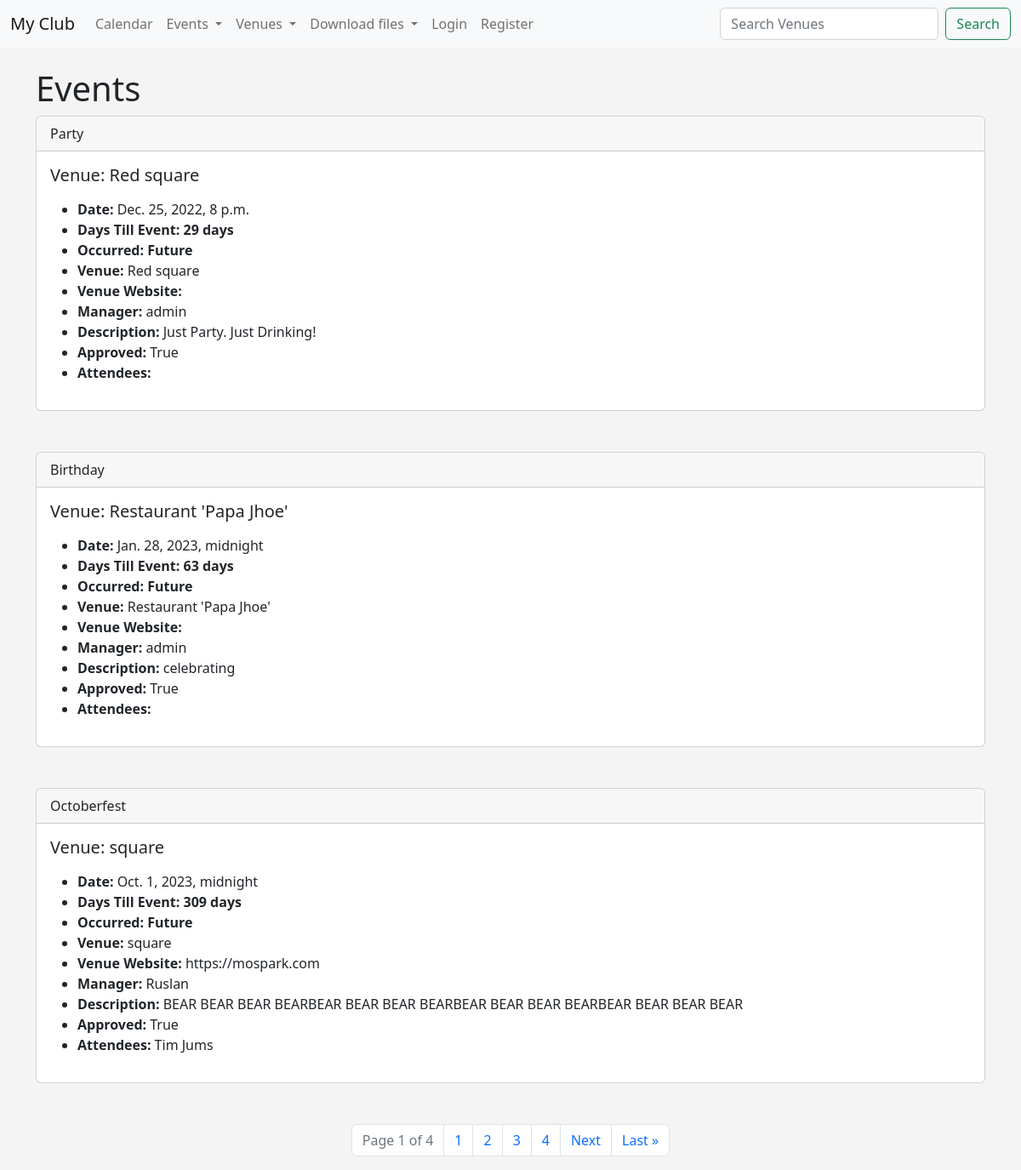
The app's page /events with its own data.
### events/models.py (models this page shows)
class Event(models.Model):
    name = models.CharField('Event Name', max_length=120)
    event_date = models.DateTimeField('Event Date')
    venue = models.ForeignKey(Venue, on_delete=models.CASCADE, blank=True, null=True)
    manager = models.ForeignKey(User, blank=True, null=True, on_delete=models.SET_NULL)
    description = models.TextField(blank=True)
    attendees = models.ManyToManyField(MyClubUser, blank=True)
    approved = models.BooleanField('Approved', default=False)
    def __str__(self):
        return self.name
    @property
    def Days_till(self):
        today = date.today()
        days_till = self.event_date.date() - today
        days_till_stripped = str(days_till).split(",", 1)[0]
        return days_till_stripped
    @property
    def is_past(self):
        today = date.today()
        if self.event_date.date() < today:
            thing = "Past"
        else:
            thing = "Future"
        return thing

class Venue(models.Model):
    name = models.CharField('Venue Name', max_length=120)
    address = models.CharField(max_length=300)
    zip_code = models.CharField('ZIp code', max_length=15)
    phone = models.CharField('Contact Phone', max_length=25, blank=True)
    web = models.URLField('Website Address', blank=True)
    email_address = models.EmailField('Email Address', blank=True)
    owner = models.IntegerField("Venue Owner", blank=False, default=1)
    venue_image = models.ImageField(null=True, blank=True, upload_to="images/")
    def __str__(self):
        return self.name

class MyClubUser(models.Model):
    first_name = models.CharField(max_length=30)
    last_name = models.CharField(max_length=30)
    email = models.EmailField('User Email')
    def __str__(self):
        return self.first_name + ' ' + self.last_name

### events/views.py (the view)
# urls.py: path('events', views.all_events, name="list-events"),
def all_events(request):
    event_list = Event.objects.all().order_by('-event_date')
    p = Paginator(Event.objects.all(), 3)
    page = request.GET.get('page')
    events = p.get_page(page)
    nums = "a" * events.paginator.num_pages
    return render(request, 'events/event_list.html', {'event_list': event_list, 'events': events, 'nums': nums})

### events/templates/events/event_list.html (shortened to what this page needs)
{% extends 'events/base.html' %}
{% block content %}
<h1>Events</h1>
  {% for event in events %}
    {% if event.approved %}
      <div class="card">
        <div class="card-header">
          {{ event }}
        </div>
          <div class="card-body">
            <h5 class="card-title">Venue: {{ event.venue }}</h5>
              <ul>
                <li><strong>Date: </strong> {{ event.event_date }}<br/></li>
                <li><strong>Days Till Event: {{ event.Days_till }}</strong></li>
                <li><strong>Occurred: {{ event.is_past }}</strong></li>
                <li><strong>Venue: </strong> {{event.venue }}<br/></li>
                <li><strong>Venue Website: </strong>{{event.venue.web }}<br/></li>
                <li><strong>Manager: </strong>{{event.manager }}<br/></li>
                <li><strong>Description: </strong> {{event.description }} <br/></li>
                <li><strong>Approved: </strong> {{ event.approved }} <br/></li>
                <li><strong>Attendees: </strong>
                    {% for user in event.attendees.all %}
                      {{ user }}<br/>
                    {% endfor %}
                </li>
              </ul>
          </div>
      </div> <br><br>
    {% endif %}
  {% endfor %}
<nav aria-label="Page navigation example">
  <ul class="pagination justify-content-center">
            <li class="page-item disabled"><a href="#" class="page-link">Page {{ events.number }} of {{ events.paginator.num_pages }}</a></li>
    {% for i in nums %}
            <li class="page-item"><a class="page-link" href="?page={{ forloop.counter}}"> {{ forloop.counter }}</a></li>
    {% endfor %}
    {% if events.has_next %}
         <li class="page-item"><a class="page-link" href="?page={{ events.next_page_number }}"> Next</a></li>
         <li class="page-item"><a class="page-link" href="?page={{ events.paginator.num_pages }}"> Last &raquo</a></li>
    {% endif %}
  </ul>
</nav>
{% endblock %}

### events/templates/events/base.html (style rules this page uses)
body { background: #f4f4f4; }

### records on screen
Event: name "Party", venue "Red square", event_date "Dec. 25, 2022, 8 p.m.", Days_till "29 days", is_past "Future", manager "admin", description "Just Party. Just Drinking!", approved "True"
Event: name "Birthday", venue "Restaurant 'Papa Jhoe'", event_date "Jan. 28, 2023, midnight", Days_till "63 days", is_past "Future", manager "admin", description "celebrating", approved "True"
Event: name "Octoberfest", venue "square", event_date "Oct. 1, 2023, midnight", Days_till "309 days", is_past "Future", venue.web "https://mospark.com", manager "Ruslan", description "BEAR BEAR BEAR BEARBEAR BEAR BEAR BEARBEAR BEAR BEAR BEARBEAR BEAR BEAR BEAR", approved "True"
MyClubUser: first_name+last_name "Tim Jums"

### other values on screen
{{ events.number }} "1"
{{ events.paginator.num_pages }} "4"
